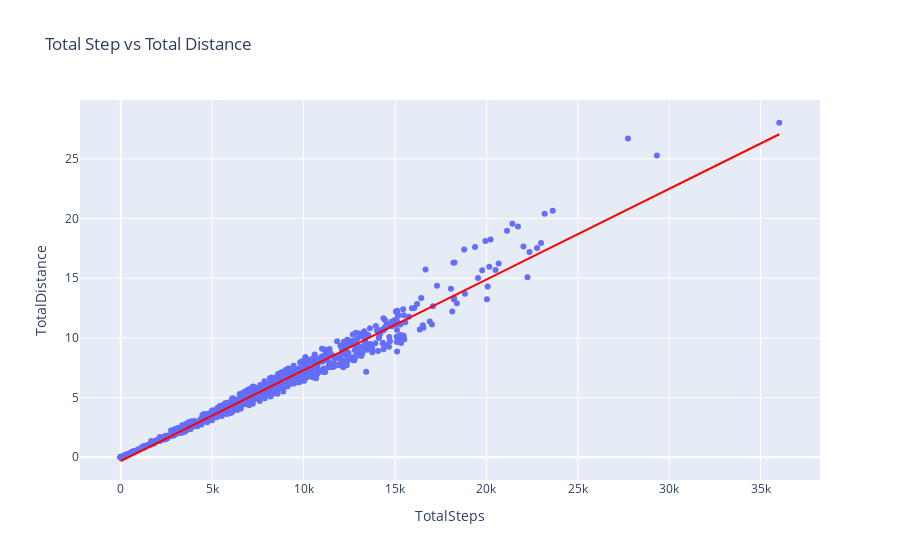

Notebook code cell kept with this figure:
### Code cell
fig = px.scatter(df_dailyActivity, 
                 x="TotalSteps", 
                 y="TotalDistance",
                 trendline="ols",
                 title="Total Step vs Total Distance")
fig.data[1].line.color = 'red'
fig.show()

### Figure 1 — Plotly figure (JSON) as saved in the notebook; plotly's stock layout.template omitted (floating-point values rounded to 4 significant figures; data arrays with more than 128 entries replaced by an {"elided": "..."} marker saying what was removed)
{"data": [{"hovertemplate": "TotalSteps=%{x}<br>TotalDistance=%{y}<extra></extra>", "legendgroup": "", "marker": {"color": "#636efa", "symbol": "circle"}, "mode": "markers", "name": "", "orientation": "v", "showlegend": false, "type": "scatter", "x": {"elided": "940 int values"}, "xaxis": "x", "y": {"elided": "940 float values"}, "yaxis": "y"}, {"hovertemplate": "<b>OLS trendline</b><br>TotalDistance = 0.000760187 * TotalSteps + -0.316536<br>R<sup>2</sup>=0.970952<br><br>TotalSteps=%{x}<br>TotalDistance=%{y} <b>(trend)</b><extra></extra>", "legendgroup": "", "line": {"color": "red"}, "marker": {"color": "#636efa", "symbol": "circle"}, "mode": "lines", "name": "", "showlegend": false, "type": "scatter", "x": {"elided": "940 int values"}, "xaxis": "x", "y": {"elided": "940 float values"}, "yaxis": "y"}], "layout": {"legend": {"tracegroupgap": 0}, "title": {"text": "Total Step vs Total Distance"}, "xaxis": {"anchor": "y", "domain": [0, 1], "title": {"text": "TotalSteps"}}, "yaxis": {"anchor": "x", "domain": [0, 1], "title": {"text": "TotalDistance"}}}}
